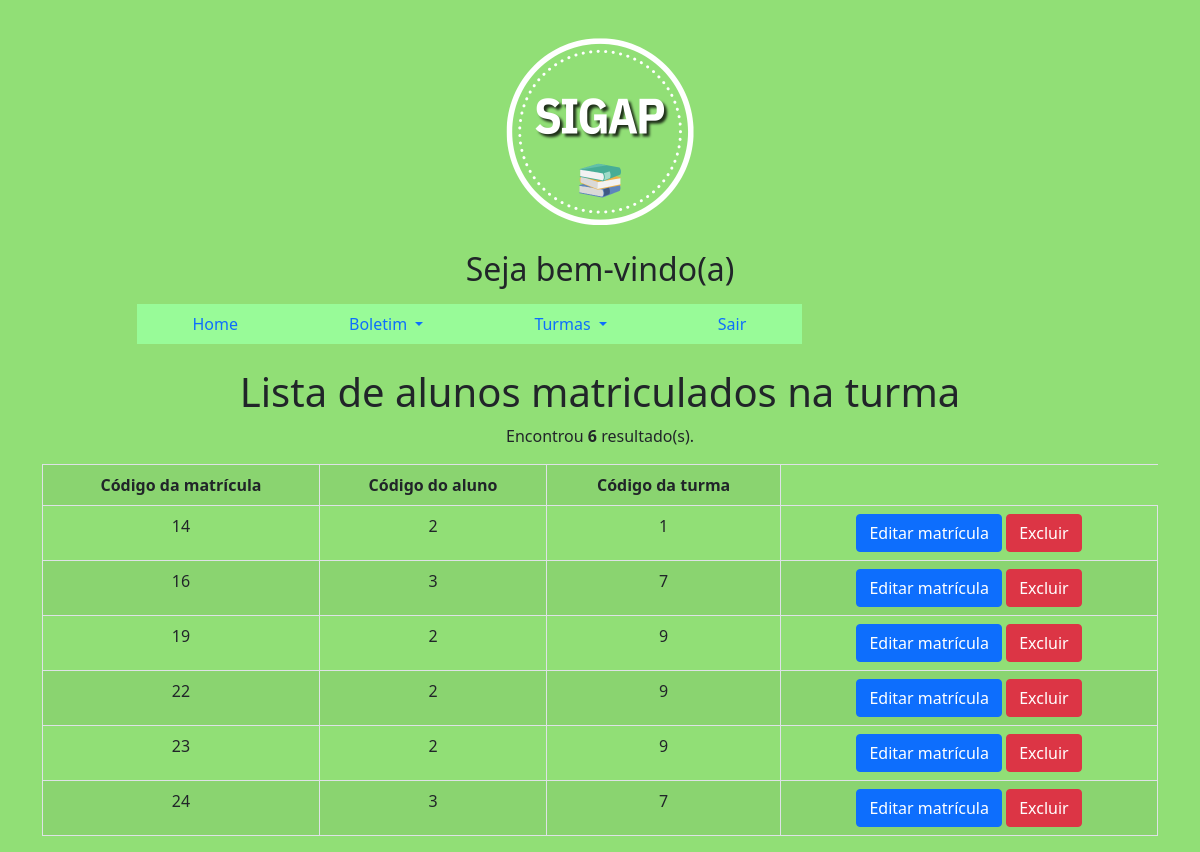
/principalAluno.php?page=listarmatAlunos&idAluno, run on the app's committed database.
### tables this page shows
CREATE TABLE `mat_alunos_turmas` (
  `idMat_Alunos_Turmas` int(11) NOT NULL,
  `Aluno_idAluno` int(11) NOT NULL,
  `Turmas_idTurmas` int(11) NOT NULL
);

### listarmatAlunos.php (the view)
<?php
	$sql = "SELECT * FROM mat_alunos_turmas";
	$res = $mysqli->query($sql);
	$qtd = $res->num_rows;
?>
    <div class="row">
        <div class="col-12">
            <h1>Lista de alunos matriculados na turma</h1>
        </div>
		<?php
        if($qtd > 0){
		print "<p>Encontrou <b>$qtd</b> resultado(s).</p>";
		print "<table class='table table-bordered table-striped table-hover'>";
		print "<tr>";
		print "<th>Código da matrícula</th>";
		print "<th>Código do aluno</th>";
		print "<th>Código da turma</th>";
		print "</tr>";
		while($row = $res->fetch_object()){
			print "<tr>";
			print "<td>".$row->idMat_Alunos_Turmas."</td>";
			print "<td>".$row->Aluno_idAluno."</td>";
			print "<td>".$row->Turmas_idTurmas."</td>";
			print "<td>
					 <button onclick=\"location.href='?page=editarmatAlunos&idMat_Alunos_Turmas=".$row->idMat_Alunos_Turmas."';\" class='btn btn-primary'>Editar matrícula</button>
					 <button onclick=\"if(confirm('Tem certeza que deseja excluir?')){location.href='?page=salvarmatAlunos&acao=excluir&idMat_Alunos_Turmas=".$row->idMat_Alunos_Turmas."';}else{false;}\"  class='btn btn-danger'>Excluir</button>
			       </td>";
		}
		print "</table>";
	}else{
		print "Não encontrou resultado";
	}
	?>

### principalAluno.php (style rules this page uses)
body { background-color: #91DF76; }
.row { text-align: center; }

### data on the page
mat_alunos_turmas: idMat_Alunos_Turmas "14", Aluno_idAluno "2", Turmas_idTurmas "1"
mat_alunos_turmas: idMat_Alunos_Turmas "16", Aluno_idAluno "3", Turmas_idTurmas "7"
mat_alunos_turmas: idMat_Alunos_Turmas "19", Aluno_idAluno "2", Turmas_idTurmas "9"
mat_alunos_turmas: idMat_Alunos_Turmas "22", Aluno_idAluno "2", Turmas_idTurmas "9"
mat_alunos_turmas: idMat_Alunos_Turmas "23", Aluno_idAluno "2", Turmas_idTurmas "9"
mat_alunos_turmas: idMat_Alunos_Turmas "24", Aluno_idAluno "3", Turmas_idTurmas "7"

### other printed values
$qtd "6"
